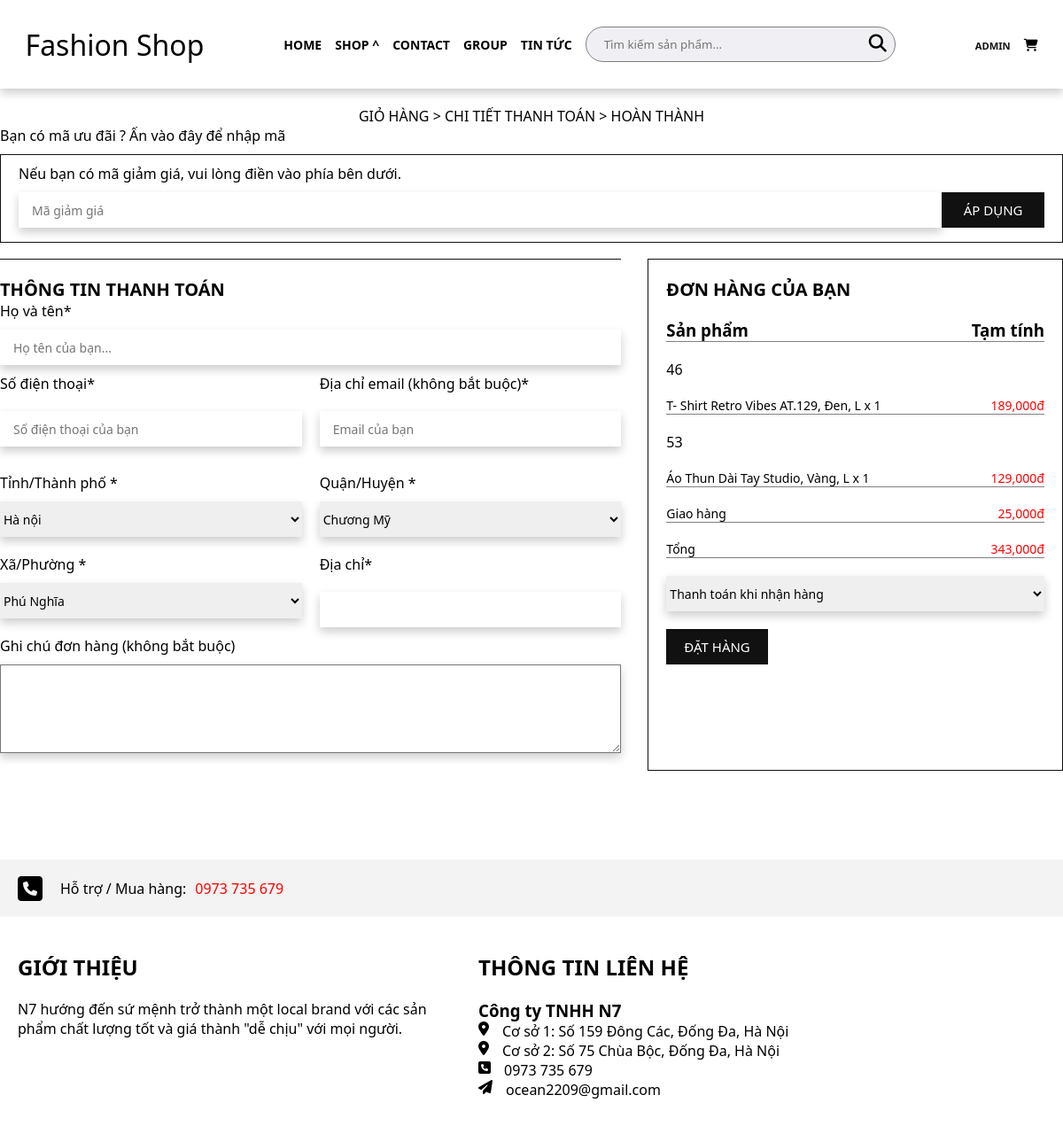
The app's page /view/index.php?act=thanhtoan (signed in) with its own data.
### tables this page shows
CREATE TABLE `cart` (
  `id` int(11) NOT NULL,
  `id_user` int(11) NOT NULL,
  `id_bt_sanpham` int(11) NOT NULL,
  `soluong` int(11) NOT NULL
);

CREATE TABLE `bien_the` (
  `id` int(11) NOT NULL,
  `id_sp` int(11) NOT NULL,
  `id_mau_sac` int(11) NOT NULL,
  `id_kich_thuoc` int(11) NOT NULL,
  `so_luong` int(11) NOT NULL
);

CREATE TABLE `sanpham` (
  `id` int(11) NOT NULL COMMENT 'Id sản phẩm',
  `name` varchar(255) NOT NULL COMMENT 'Tên sản phẩm',
  `img` varchar(225) NOT NULL,
  `price_niemyet` double(10,2) NOT NULL DEFAULT 0.00 COMMENT 'Giá sản phẩm',
  `price_sale` int(100) NOT NULL COMMENT 'Giá sale',
  `mota` text NOT NULL COMMENT 'Mô tả',
  `luotxem` int(11) NOT NULL DEFAULT 0 COMMENT 'Lượt xem',
  `iddm` int(11) NOT NULL COMMENT 'Id danh mục'
);

CREATE TABLE `mau_sac` (
  `id` int(11) NOT NULL,
  `value` varchar(255) NOT NULL
);

CREATE TABLE `kich_thuoc` (
  `id` int(11) NOT NULL,
  `value` varchar(225) NOT NULL
);

### model/pdo.php (called while the page is built, shortened)
<?php
function pdo_get_connection(){
    $servername = "localhost";
    $username = "root";
    $password = "";
    try {
        $conn = new PDO("mysql:host=$servername;dbname=duan1_09", $username, $password);
        $conn->setAttribute(PDO::ATTR_ERRMODE, PDO::ERRMODE_EXCEPTION);
        return $conn;
    } catch(PDOException $e) {
        echo "Connection failed: " . $e->getMessage();
    }
}
function pdo_query($sql){
    $sql_args=array_slice(func_get_args(),1);
    try{
        $conn=pdo_get_connection();
        $stmt=$conn->prepare($sql);
        $stmt->execute($sql_args);
        $rows=$stmt->fetchAll();
        return $rows;
    }
    catch(PDOException $e){
        throw $e;
    }
    finally{
        unset($conn);
    }
}
?>

### model/thanhtoan.php (called while the page is built, shortened)
<?php
function count_sp_add($iduser)
{
    $sql = "SELECT
                cart.id AS id_cart,
                cart.id_user,
                COUNT(cart.id_user) AS so_sp,
                cart.soluong AS so_luong,
                bienthe.id_sp AS id_bienthe,
                bienthe.id_mau_sac,
                bienthe.id_kich_thuoc,
                sanpham.id AS id_sp,
                sanpham.name AS ten_sp,
                sanpham.img AS img_sp,
                sanpham.price_sale,
                mau_sac.value AS mau_sac,
                kich_thuoc.value AS kich_thuoc
                FROM cart
                JOIN bien_the AS bienthe ON bienthe.id = cart.id_bt_sanpham
                JOIN sanpham ON sanpham.id = bienthe.id_sp
                JOIN mau_sac ON mau_sac.id = bienthe.id_mau_sac
                JOIN kich_thuoc ON kich_thuoc.id = bienthe.id_kich_thuoc
                WHERE cart.id_user = $iduser;
        ";
    $result = pdo_query($sql);
    return $result;
}

### model/cart.php (called while the page is built, shortened)
<?php
function loadall_cart($iduser)
{
    $sql = "SELECT
            cart.id AS id_cart,
            cart.id_user,
            cart.soluong AS so_luong,
            bienthe.id AS id_bienthe,
            bienthe.id_mau_sac,
            bienthe.id_kich_thuoc,
            sanpham.id AS id_sp,
            sanpham.name AS ten_sp,
            sanpham.img AS img_sp,
            sanpham.price_sale,
            mau_sac.value AS mau_sac,
            kich_thuoc.value AS kich_thuoc
        FROM cart
        JOIN bien_the AS bienthe ON bienthe.id = cart.id_bt_sanpham
        JOIN sanpham ON sanpham.id = bienthe.id_sp
        JOIN mau_sac ON mau_sac.id = bienthe.id_mau_sac
        JOIN kich_thuoc ON kich_thuoc.id = bienthe.id_kich_thuoc
        WHERE cart.id_user = $iduser;
    ";
    $result = pdo_query($sql);
    return $result;
}

### view/thanhtoan.php (the view, shortened to what this page needs)
<div class="thanhtoan">
    <div class="link">GIỎ HÀNG > CHI TIẾT THANH TOÁN > HOÀN THÀNH</div>
    <div class="add_voucher">
        <p>Bạn có mã ưu đãi ? Ấn vào đây để nhập mã </p>
        <div class="ip_add_voucher">
            <p>Nếu bạn có mã giảm giá, vui lòng điền vào phía bên dưới.</p>
            <form action="" method="post">
                <input type="text" name="voucher" id="" placeholder="Mã giảm giá">
                <input type="submit" name="add_voucher" value="ÁP DỤNG">
            </form>
        </div>
    </div>
    <div class="tt_thanhtoan">
        <form action="index.php?act=thanhtoan" method="post">
            <div class="tt_user">
                <h2>THÔNG TIN THANH TOÁN</h2>
                <label for="">Họ và tên*</label>
                <input type="text" name="name" placeholder="Họ tên của bạn...">
                <div class="ip_bottom">
                    <div class="ip_in_bottom">
                        <label for="">Số điện thoại*</label>
                        <input type="number" name="phone" placeholder="Số điện thoại của bạn">
                    </div>
                    <div class="ip_in_bottom">
                        <label for="">Địa chỉ email (không bắt buộc)*</label>
                        <input type="text" name="email" placeholder="Email của bạn">
                    </div>
                    <div class="ip_in_bottom">
                        <label for="">Tỉnh/Thành phố *</label>
                        <select name="tp" id="">
                            <option value="Hà nội">Hà nội</option>
                        </select>
                    </div>
                    <div class="ip_in_bottom">
                        <label for="">Quận/Huyện *</label>
                        <select name="qh" id="">
                            <option value="Hà nội">Chương Mỹ</option>
                        </select>
                    </div>
                    <div class="ip_in_bottom">
                        <label for="">Xã/Phường *</label>
                        <select name="xp" id="">
                            <option value="Hà nội">Phú Nghĩa</option>
                        </select>
                    </div>
                    <div class="ip_in_bottom">
                        <label for="">Địa chỉ*</label>
                        <input type="text" name="dchi">
                    </div>
                </div>
                <label for="">Ghi chú đơn hàng (không bắt buộc)</label>
                <textarea name="note" id="" cols="30" rows="10"></textarea>
            </div>
            <div class="tt_donhang">
                <h2>ĐƠN HÀNG CỦA BẠN</h2>
                <div class="space">
                    <h3>Sản phẩm</h3>
                    <h3>Tạm tính</h3>
                </div>
                <?php
                $i =0;
                $tong = 0;
                foreach($count_sp_add as $count_sp){
                    $i+=$count_sp['so_sp'];
                }
                for($j=0; $j<$i; $j++){
                    echo $ds_sp_thanhtoan[$j]['id_bienthe'];
                    echo '
                    <div class="space">
                        <p>'.$ds_sp_thanhtoan[$j]['ten_sp'].', '.$ds_sp_thanhtoan[$j]['mau_sac'].', '.$ds_sp_thanhtoan[$j]['kich_thuoc'].' x '.$ds_sp_thanhtoan[$j]['so_luong'].'</p>
                        <span>'.number_format($ds_sp_thanhtoan[$j]['price_sale']*$ds_sp_thanhtoan[$j]['so_luong']).'đ</span>
                    </div>
                    ';
                    $tong+= $ds_sp_thanhtoan[$j]['price_sale']*$ds_sp_thanhtoan[$j]['so_luong'];
                }
                ?>
                <div class="space">
                    <p>Giao hàng</p>
                    <span><?php echo ($tong>0)? '25,000':'0'?>đ</span>
                </div>
                <div class="space">
                    <p>Tổng</p>
                    <span><?=number_format($tong+25000)?>đ</span>
                </div>
                <select name="pt_thanhtoan" id="">
                    <option value="">Thanh toán khi nhận hàng</option>
                </select><BR>
                <input type="submit"  name="dat_hang" value="ĐẶT HÀNG">
            </div>
        </form>
    </div>
</div>

### assets/css/style_chitietsp.css (style rules this page uses)
* { margin: 0px auto; padding: 0px; font-family: roboto; }

### assets/css/style_home.css (style rules this page uses)
h2 { text-transform: uppercase; }

### assets/css/css.css (style rules this page uses)
:root { --black: #333333; --black-2: #161616; --gray: #707070; --white: #ffffff; }
* { margin: 0; padding: 0; box-sizing: border-box; font-family: system-ui; list-style: none; }

### assets/css/thanhtoan.css (style rules this page uses)
.thanhtoan .space p { font-size: 14px; }

### records on screen
cart: id_bt_sanpham "46", sanpham.name "T- Shirt Retro Vibes AT.129", mau_sac.value "Đen", kich_thuoc.value "L", soluong "1", soluong.price_sale "189,000"
cart: id_bt_sanpham "53", sanpham.name "Áo Thun Dài Tay Studio", mau_sac.value "Vàng", kich_thuoc.value "L", soluong "1", soluong.price_sale "129,000"

### other values on screen
$_SESSION['user'] "ADMIN"
$tong+25000 "343,000"
